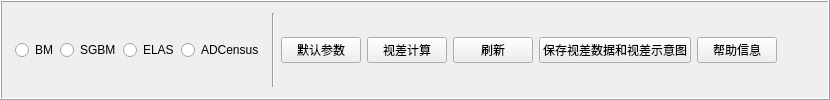
    <widget class="QFrame" name="frame">
     <property name="frameShape">
      <enum>QFrame::Box</enum>
     </property>
     <property name="frameShadow">
      <enum>QFrame::Raised</enum>
     </property>
     <layout class="QHBoxLayout" name="horizontalLayout_12">
      <item>
       <widget class="QFrame" name="frame_8">
        <layout class="QHBoxLayout" name="horizontalLayout">
         <property name="spacing">
          <number>2</number>
         </property>
         <property name="leftMargin">
          <number>2</number>
         </property>
         <property name="topMargin">
          <number>2</number>
         </property>
         <property name="rightMargin">
          <number>2</number>
         </property>
         <property name="bottomMargin">
          <number>2</number>
         </property>
         <item>
          <widget class="QRadioButton" name="radioButton_BM">
           <property name="text">
            <string>BM</string>
           </property>
          </widget>
         </item>
         <item>
          <widget class="QRadioButton" name="radioButton_SGBM">
           <property name="text">
            <string>SGBM</string>
           </property>
          </widget>
         </item>
         <item>
          <widget class="QRadioButton" name="radioButton_ELAS">
           <property name="text">
            <string>ELAS</string>
           </property>
          </widget>
         </item>
         <item>
          <widget class="QRadioButton" name="radioButton_ADC">
           <property name="text">
            <string>ADCensus</string>
           </property>
          </widget>
         </item>
        </layout>
       </widget>
      </item>
      <item>
       <widget class="Line" name="line">
        <property name="orientation">
         <enum>Qt::Vertical</enum>
        </property>
       </widget>
      </item>
      <item>
       <widget class="QPushButton" name="pushButton_MatchDefault">
        <property name="minimumSize">
         <size>
          <width>0</width>
          <height>20</height>
         </size>
        </property>
        <property name="text">
         <string>默认参数</string>
        </property>
       </widget>
      </item>
      <item>
       <widget class="QPushButton" name="pushButton_MatchChooseFiles">
        <property name="minimumSize">
         <size>
          <width>0</width>
          <height>20</height>
         </size>
        </property>
        <property name="text">
         <string>视差计算</string>
        </property>
       </widget>
      </item>
      <item>
       <widget class="QPushButton" name="pushButton_RefreshStereoMatch">
        <property name="text">
         <string>刷新</string>
        </property>
       </widget>
      </item>
      <item>
       <widget class="QPushButton" name="pushButton_Save">
        <property name="text">
         <string>保存视差数据和视差示意图</string>
        </property>
       </widget>
      </item>
      <item>
       <widget class="QPushButton" name="pushButton_Help">
        <property name="text">
         <string>帮助信息</string>
        </property>
       </widget>
      </item>
      <item>
       <spacer name="horizontalSpacer">
        <property name="orientation">
         <enum>Qt::Horizontal</enum>
        </property>
        <property name="sizeHint" stdset="0">
         <size>
          <width>40</width>
          <height>20</height>
         </size>
        </property>
       </spacer>
      </item>
     </layout>
    </widget>
